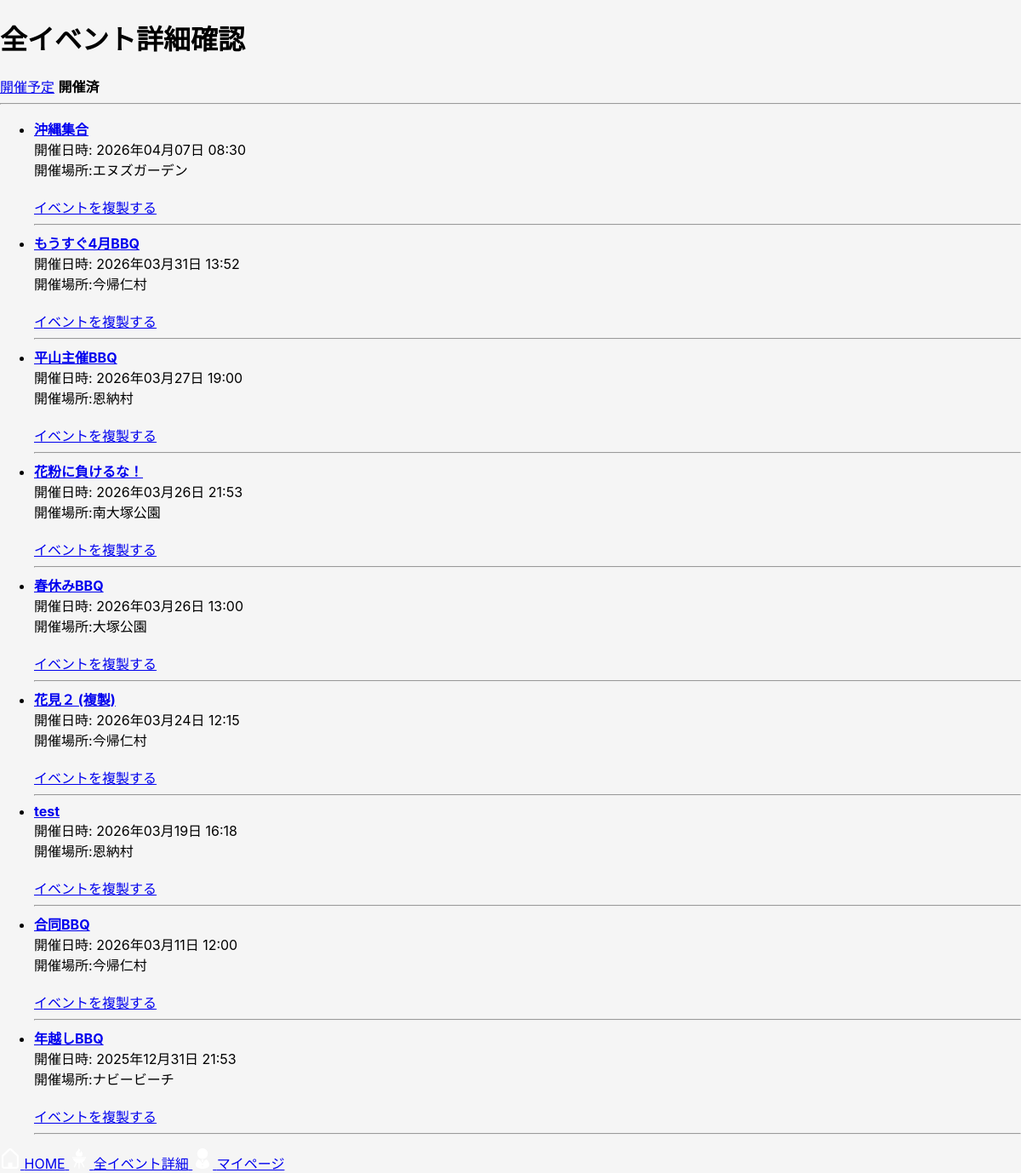
Before: /events/?status=past (signed in) with the older database file.
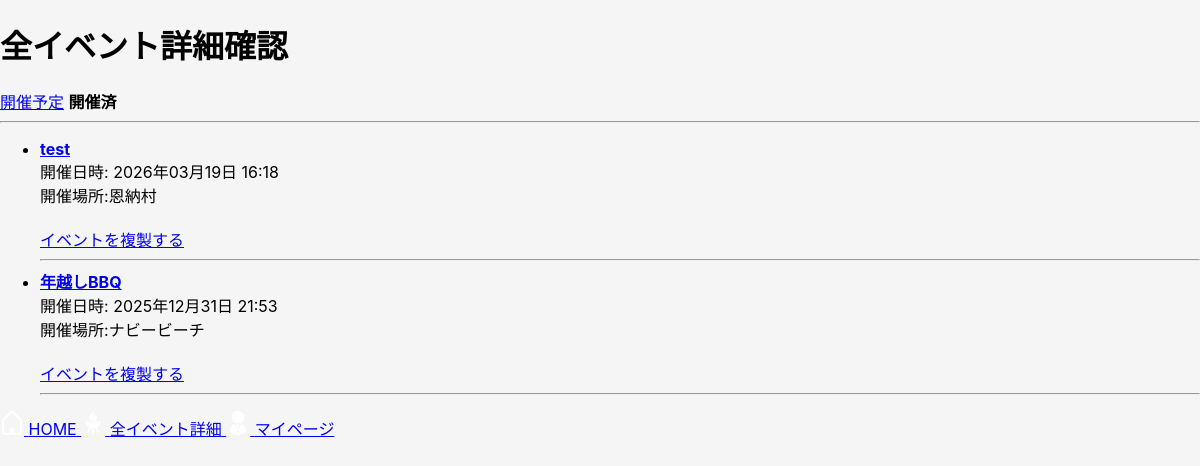
After: the same page with the newer database file.
### bbq_app/models.py (models this page shows, shortened)
class Event(models.Model):
    user = models.ForeignKey(settings.AUTH_USER_MODEL, on_delete=models.CASCADE, related_name="events")
    name = models.CharField("イベント名", max_length=30)
    held_at = models.DateTimeField("開催日時", null=True, blank=True)
    location = models.CharField("開催場所", max_length=50, blank=True)
    created_at = models.DateTimeField("作成日時", auto_now_add=True)
    updated_at = models.DateTimeField("更新日時", auto_now=True)

### bbq_app/views.py (the view)
# urls.py: path("events/", views.event_list, name="event_list"),
@login_required
def event_list(request):
    status = request.GET.get("status", "upcoming")
    now = timezone.now()
    qs = Event.objects.filter(user=request.user)
    if status == "past":
        events = qs.filter(held_at__lt=now).order_by("-held_at")
    else:
        events = qs.filter(Q(held_at__gte=now) | Q(held_at__isnull=True)).order_by("held_at")
    return render(request, "bbq_app/event_list.html",{"events":events,"status":status,})

### bbq_app/templates/bbq_app/event_list.html (shortened to what this page needs)
{% extends "bbq_app/base.html" %}
{% block content %}
<h1>全イベント詳細確認</h1>
<div>
    {% if status == "upcoming" %}
        <strong>開催予定</strong>
    {% else %}
        <a href="{% url 'event_list' %}?status=upcoming">開催予定</a>
    {% endif %}
    {% if status == "past" %}
         <strong>開催済</strong>
    {% else %}
        <a href="{% url 'event_list' %}?status=past">開催済</a>
    {% endif %}
</div>
<hr>
<ul>
{% for event in events %}
    <li>
        <strong>
            <a href="{% url 'item_edit' event.id %}">
                {{event.name}}
            </a>
        </strong><br>
        開催日時:
        {% if event.held_at %}
            {{ event.held_at|date:"Y年m月d日 H:i" }}
        {% else %}
            未定
        {% endif %}
        <br>
        開催場所:{{ event.location|default:"未定" }}
        <br><br>
        <a href="{% url 'event_duplicate' event.id %}">イベントを複製する</a>
        <hr>
        </li>
    {% empty %}
        <li>イベントがありません</li>
    {% endfor %}
    </ul>
    {% endblock %}

### bbq_app/templates/bbq_app/base.html (shortened to what this page needs)
{% load static %}
<!DOCTYPE html>
<html lang="ja">
<head>
    <link rel="stylesheet" href="{% static 'bbq_app/css/style.css' %}">
</head>
<body>
    <main>{% block content %}{% endblock %}</main>
    {% block footer %}
        {% include "bbq_app/partials/footer_nav.html" %}
    {% endblock %}
</body>
</html>

### bbq_app/templates/bbq_app/partials/footer_nav.html
{% load static %}
<div class="footer-nav">
    <a href="{% url 'home' %}">
        <img src="{% static 'bbq_app/images/home.png' %}" width="24">
        <span>HOME</span>
    </a>
    <a href="{% url 'event_list' %}">
        <img src="{% static 'bbq_app/images/events.png' %}" width="24">
        <span>全イベント詳細</span>
    </a>
    <a href="{% url 'mypage' %}">
        <img src="{% static 'bbq_app/images/mypage.png' %}" width="24">
        <span>マイページ</span>
    </a>
</div>

### bbq_app/static/bbq_app/css/style.css (style rules this page uses)
body { margin:0 ; background: #f5f5f5; font-family: -apple-system, BlinkMacSystemFont, "Helvetica Neue", sanserif; }

Changed rows visible on the page:
removed Event: name "沖縄集合", held_at "2026年04月07日 08:30", location "エヌズガーデン"
removed Event: name "もうすぐ4月BBQ", held_at "2026年03月31日 13:52", location "今帰仁村"
removed Event: name "平山主催BBQ", held_at "2026年03月27日 19:00", location "恩納村"
removed Event: name "花粉に負けるな！", held_at "2026年03月26日 21:53", location "南大塚公園"
removed Event: name "春休みBBQ", held_at "2026年03月26日 13:00", location "大塚公園"
removed Event: name "花見２ (複製)", held_at "2026年03月24日 12:15", location "今帰仁村"
removed Event: name "合同BBQ", held_at "2026年03月11日 12:00", location "今帰仁村"
